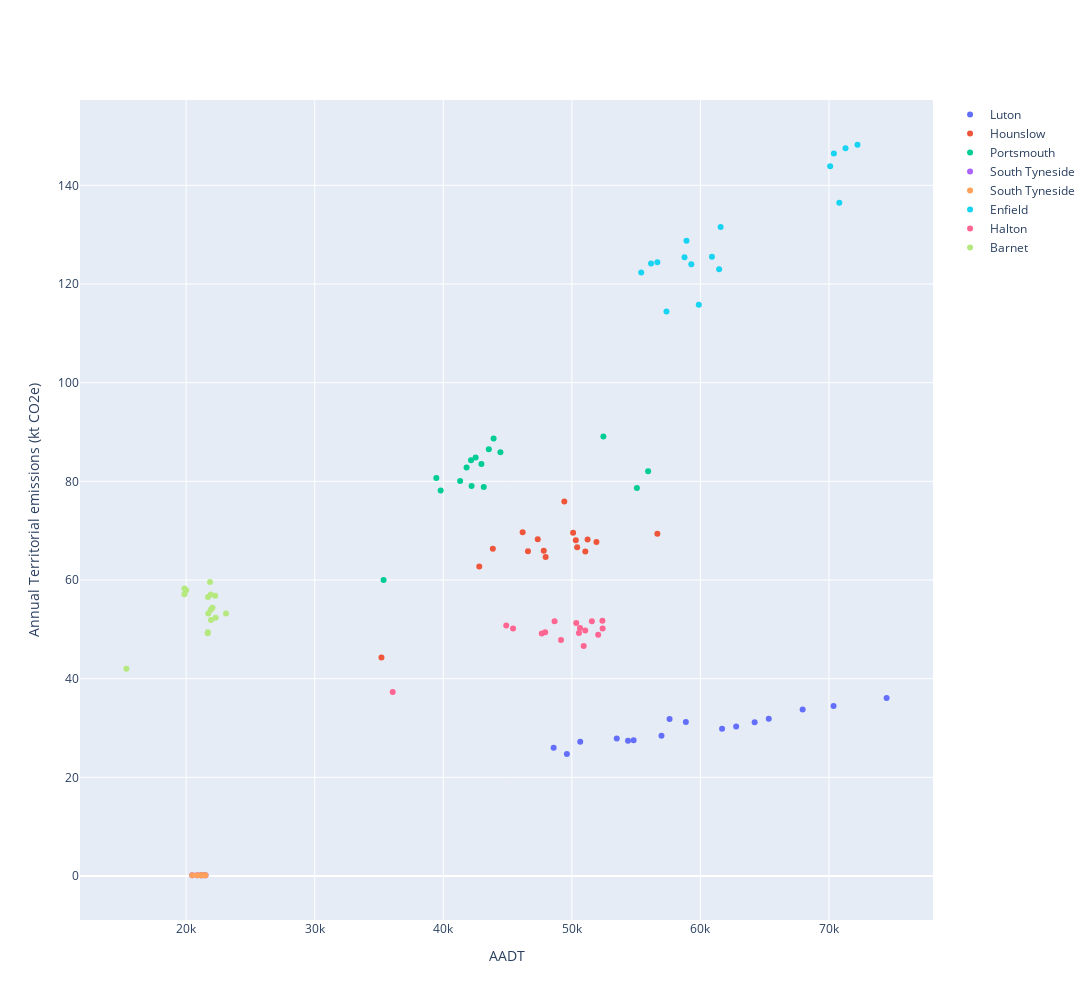

This figure's notebook cell:
### Markdown cell above
### AADT and GHG Emissions

### Code cell
fig = go.Figure()

for i, df in enumerate(merged_dfs_list):
    fig = fig.add_trace(go.Scatter(x = df['all_motor_vehicles'], y=df['Annual Territorial emissions (kt CO2e)'], mode='markers', name=df.iloc[0]['Local Authority']))

fig.update_xaxes(title='AADT')
fig.update_yaxes(title='Annual Territorial emissions (kt CO2e)')

fig.update_layout(
    autosize=False,
    width=1500,
    height=1000,)
fig.show()

### Figure 1 — Plotly figure (JSON) as saved in the notebook; plotly's stock layout.template omitted (floating-point values rounded to 4 significant figures)
{"data": [{"mode": "markers", "name": "Luton", "type": "scatter", "x": [57600, 48580.0, 50650.0, 53490.0, 49610.0, 54367, 54800.0, 56970.0, 61684, 62781, 64218, 65320.0, 67952, 70355, 74480.0, 58870.0], "y": [31.81, 25.99, 27.2, 27.86, 24.75, 27.44, 27.51, 28.45, 29.85, 30.3, 31.15, 31.86, 33.75, 34.48, 36.06, 31.22]}, {"mode": "markers", "name": "Hounslow", "type": "scatter", "x": [46173, 49415, 43850.0, 47815, 47960, 42799, 50307, 47350.0, 46590.0, 50098, 50410.0, 51224, 51910.0, 51050.0, 56651, 35191], "y": [69.68, 75.93, 66.35, 65.94, 64.69, 62.72, 68.07, 68.26, 65.81, 69.6, 66.65, 68.19, 67.68, 65.78, 69.39, 44.31]}, {"mode": "markers", "name": "Portsmouth", "type": "scatter", "x": [43541, 43913, 44443, 39796, 39458, 55932, 55058, 42156, 42962, 41311, 41812, 52450.0, 42515, 42201, 43146, 35357], "y": [86.48, 88.67, 85.91, 78.14, 80.68, 82.02, 78.65, 84.3, 83.52, 80.07, 82.79, 89.11, 84.85, 79.06, 78.87, 59.99]}, {"mode": "markers", "name": "South Tyneside", "type": "scatter", "x": [20470.0, 20860.0, 21209, 21137, 21401, 21500.0], "y": [0.1685, 0.1727, 0.1757, 0.166, 0.1621, 0.1604]}, {"mode": "markers", "name": "South Tyneside", "type": "scatter", "x": [20470.0, 20860.0, 21209, 21137, 21401, 21500.0], "y": [0.1685, 0.1727, 0.1757, 0.166, 0.1621, 0.1604]}, {"mode": "markers", "name": "Enfield", "type": "scatter", "x": [55396, 59290.0, 58762, 56650, 60900.0, 58920.0, 59870.0, 61570.0, 56160, 61457, 70090.0, 70380.0, 71290.0, 72220.0, 70800.0, 57360.0], "y": [122.3, 124.0, 125.4, 124.4, 125.5, 128.8, 115.8, 131.5, 124.2, 123.0, 143.9, 146.5, 147.5, 148.2, 136.4, 114.4]}, {"mode": "markers", "name": "Halton", "type": "scatter", "x": [45427, 50342, 44900.0, 51040.0, 47924, 48656, 47661, 50552, 49160.0, 52050.0, 50634, 51556, 52376, 52394, 50919, 36065], "y": [50.15, 51.3, 50.8, 49.79, 49.4, 51.63, 49.16, 49.26, 47.85, 48.9, 50.25, 51.66, 51.73, 50.17, 46.64, 37.32]}, {"mode": "markers", "name": "Barnet", "type": "scatter", "x": [21910, 22258, 21718, 21857, 21917, 21701, 21679, 21685, 21932, 22291, 23101, 22046, 19861, 19863, 20000.0, 15352], "y": [53.99, 56.82, 53.19, 59.6, 57.07, 56.56, 49.23, 49.43, 51.89, 52.34, 53.19, 54.35, 58.26, 57.09, 57.95, 42.0]}], "layout": {"autosize": false, "height": 1000, "width": 1500, "xaxis": {"title": {"text": "AADT"}}, "yaxis": {"title": {"text": "Annual Territorial emissions (kt CO2e)"}}}}
